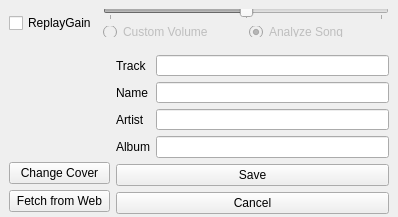
<?xml version="1.0" encoding="UTF-8"?>
<ui version="4.0">
 <class>song_editor</class>
 <widget class="QWidget" name="song_editor">
  <property name="geometry">
   <rect>
    <x>0</x>
    <y>0</y>
    <width>398</width>
    <height>217</height>
   </rect>
  </property>
  <property name="sizePolicy">
   <sizepolicy hsizetype="Preferred" vsizetype="Preferred">
    <horstretch>0</horstretch>
    <verstretch>0</verstretch>
   </sizepolicy>
  </property>
  <property name="minimumSize">
   <size>
    <width>379</width>
    <height>170</height>
   </size>
  </property>
  <property name="maximumSize">
   <size>
    <width>500</width>
    <height>500</height>
   </size>
  </property>
  <property name="windowTitle">
   <string>Form</string>
  </property>
  <property name="styleSheet">
   <string notr="true">background-color: pallete(window);</string>
  </property>
  <layout class="QVBoxLayout" name="verticalLayout_4">
   <property name="spacing">
    <number>0</number>
   </property>
   <property name="margin">
    <number>0</number>
   </property>
   <item>
    <widget class="QFrame" name="">
     <property name="sizePolicy">
      <sizepolicy hsizetype="Preferred" vsizetype="Fixed">
       <horstretch>0</horstretch>
       <verstretch>0</verstretch>
      </sizepolicy>
     </property>
     <property name="minimumSize">
      <size>
       <width>0</width>
       <height>46</height>
      </size>
     </property>
     <property name="maximumSize">
      <size>
       <width>16777215</width>
       <height>46</height>
      </size>
     </property>
     <layout class="QHBoxLayout" name="horizontalLayout_3">
      <item>
       <widget class="QCheckBox" name="gaincheck">
        <property name="text">
         <string>ReplayGain</string>
        </property>
       </widget>
      </item>
      <item>
       <layout class="QVBoxLayout" name="verticalLayout_3">
        <item>
         <widget class="QSlider" name="gainslider">
          <property name="enabled">
           <bool>false</bool>
          </property>
          <property name="minimum">
           <number>-15</number>
          </property>
          <property name="maximum">
           <number>15</number>
          </property>
          <property name="orientation">
           <enum>Qt::Horizontal</enum>
          </property>
          <property name="tickPosition">
           <enum>QSlider::TicksBelow</enum>
          </property>
          <property name="tickInterval">
           <number>15</number>
          </property>
         </widget>
        </item>
        <item>
         <layout class="QHBoxLayout" name="horizontalLayout_2">
          <item>
           <widget class="QRadioButton" name="customradio">
            <property name="enabled">
             <bool>false</bool>
            </property>
            <property name="text">
             <string>Custom Volume</string>
            </property>
           </widget>
          </item>
          <item>
           <widget class="QRadioButton" name="analyzeradio">
            <property name="enabled">
             <bool>false</bool>
            </property>
            <property name="text">
             <string>Analyze Song</string>
            </property>
            <property name="checked">
             <bool>true</bool>
            </property>
           </widget>
          </item>
         </layout>
        </item>
       </layout>
      </item>
     </layout>
    </widget>
   </item>
   <item>
    <widget class="QFrame" name="frame">
     <property name="sizePolicy">
      <sizepolicy hsizetype="Preferred" vsizetype="Fixed">
       <horstretch>0</horstretch>
       <verstretch>0</verstretch>
      </sizepolicy>
     </property>
     <property name="minimumSize">
      <size>
       <width>0</width>
       <height>177</height>
      </size>
     </property>
     <property name="maximumSize">
      <size>
       <width>16777215</width>
       <height>177</height>
      </size>
     </property>
     <layout class="QHBoxLayout" name="horizontalLayout">
      <item>
       <layout class="QVBoxLayout" name="verticalLayout_2">
        <item>
         <widget class="QLabel" name="cover">
          <property name="sizePolicy">
           <sizepolicy hsizetype="Fixed" vsizetype="Fixed">
            <horstretch>0</horstretch>
            <verstretch>0</verstretch>
           </sizepolicy>
          </property>
          <property name="minimumSize">
           <size>
            <width>101</width>
            <height>101</height>
           </size>
          </property>
          <property name="maximumSize">
           <size>
            <width>101</width>
            <height>101</height>
           </size>
          </property>
          <property name="text">
           <string/>
          </property>
          <property name="pixmap">
           <pixmap resource="images.qrc">:/png/media/nocover.png</pixmap>
          </property>
          <property name="scaledContents">
           <bool>true</bool>
          </property>
         </widget>
        </item>
        <item>
         <widget class="QPushButton" name="cover_button">
          <property name="text">
           <string>Change Cover</string>
          </property>
         </widget>
        </item>
        <item>
         <widget class="QPushButton" name="fetch_cover">
          <property name="enabled">
           <bool>true</bool>
          </property>
          <property name="text">
           <string>Fetch from Web</string>
          </property>
         </widget>
        </item>
       </layout>
      </item>
      <item>
       <layout class="QVBoxLayout" name="verticalLayout">
        <item>
         <layout class="QFormLayout" name="formLayout_2">
          <property name="fieldGrowthPolicy">
           <enum>QFormLayout::AllNonFixedFieldsGrow</enum>
          </property>
          <item row="0" column="0">
           <widget class="QLabel" name="label_4">
            <property name="text">
             <string>Track</string>
            </property>
           </widget>
          </item>
          <item row="0" column="1">
           <widget class="QLineEdit" name="track"/>
          </item>
          <item row="1" column="0">
           <widget class="QLabel" name="label">
            <property name="text">
             <string>Name</string>
            </property>
           </widget>
          </item>
          <item row="1" column="1">
           <widget class="QLineEdit" name="name"/>
          </item>
          <item row="2" column="0">
           <widget class="QLabel" name="label_3">
            <property name="text">
             <string>Artist</string>
            </property>
           </widget>
          </item>
          <item row="2" column="1">
           <widget class="QLineEdit" name="artist"/>
          </item>
          <item row="3" column="0">
           <widget class="QLabel" name="label_2">
            <property name="text">
             <string>Album</string>
            </property>
           </widget>
          </item>
          <item row="3" column="1">
           <widget class="QLineEdit" name="album"/>
          </item>
         </layout>
        </item>
        <item>
         <widget class="QPushButton" name="save_button">
          <property name="text">
           <string>Save</string>
          </property>
         </widget>
        </item>
        <item>
         <widget class="QPushButton" name="cancel_button">
          <property name="text">
           <string>Cancel</string>
          </property>
         </widget>
        </item>
       </layout>
      </item>
     </layout>
    </widget>
   </item>
  </layout>
 </widget>
 <resources>
  <include location="images.qrc"/>
  <include location="images.qrc"/>
  <include location="images.qrc"/>
  <include location="images.qrc"/>
 </resources>
 <connections/>
</ui>
